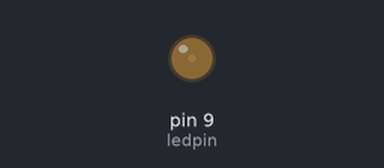
Simulated run of this sketch. Board: Arduino Uno, built with avr-gcc and run on an emulated ATmega328P. Shown: output pins drawn as LEDs (lit = HIGH).

Above: at 0.05 s.
At 0.6 s:
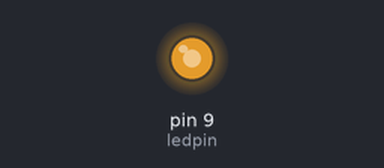
At 0.8 s:
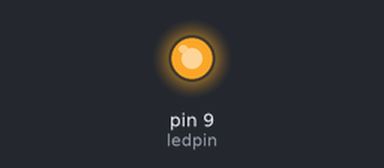
At 1.15 s:
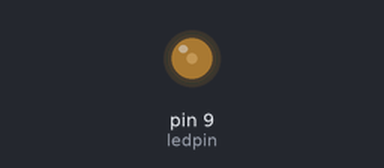
Timing chart, 0 to 3.0 s (numbered marks = the images above):
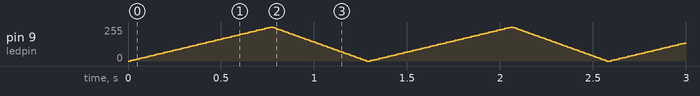

The sketch:

05_fade.ino
```cpp
const int ledpin = 9;

void setup() {
}

void loop() {
    unsigned char brightness;
    char fadeAmount;

    brightness = 0;
    fadeAmount = 5;

    while (brightness != 255)
    {
        analogWrite(ledpin, brightness);
        brightness += fadeAmount;
        delay(15);
    }
    analogWrite(ledpin, brightness);
    delay(15);
    fadeAmount = ~fadeAmount + 1;
    while (brightness)
    {
        brightness += fadeAmount;
        analogWrite(ledpin, brightness);
        delay(10);
    }
}
```
